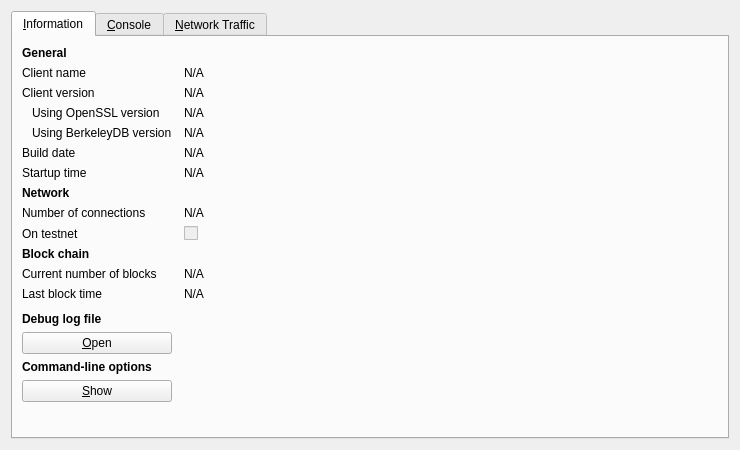
<?xml version="1.0" encoding="UTF-8"?>
<ui version="4.0">
 <class>RPCConsole</class>
 <widget class="QDialog" name="RPCConsole">
  <property name="geometry">
   <rect>
    <x>0</x>
    <y>0</y>
    <width>740</width>
    <height>450</height>
   </rect>
  </property>
  <property name="windowTitle">
   <string>Debug window</string>
  </property>
  <layout class="QVBoxLayout" name="verticalLayout_2">
   <item>
    <widget class="QTabWidget" name="tabWidget">
     <property name="currentIndex">
      <number>0</number>
     </property>
     <widget class="QWidget" name="tab_info">
      <attribute name="title">
       <string>&amp;Information</string>
      </attribute>
      <layout class="QGridLayout" name="gridLayout" columnstretch="0,1">
       <property name="horizontalSpacing">
        <number>12</number>
       </property>
       <item row="0" column="0">
        <widget class="QLabel" name="label_9">
         <property name="font">
          <font>
           <weight>75</weight>
           <bold>true</bold>
          </font>
         </property>
         <property name="text">
          <string>General</string>
         </property>
        </widget>
       </item>
       <item row="1" column="0">
        <widget class="QLabel" name="label_5">
         <property name="text">
          <string>Client name</string>
         </property>
        </widget>
       </item>
       <item row="1" column="1">
        <widget class="QLabel" name="clientName">
         <property name="cursor">
          <cursorShape>IBeamCursor</cursorShape>
         </property>
         <property name="text">
          <string>N/A</string>
         </property>
         <property name="textFormat">
          <enum>Qt::PlainText</enum>
         </property>
         <property name="textInteractionFlags">
          <set>Qt::LinksAccessibleByMouse|Qt::TextSelectableByKeyboard|Qt::TextSelectableByMouse</set>
         </property>
        </widget>
       </item>
       <item row="2" column="0">
        <widget class="QLabel" name="label_6">
         <property name="text">
          <string>Client version</string>
         </property>
        </widget>
       </item>
       <item row="2" column="1">
        <widget class="QLabel" name="clientVersion">
         <property name="cursor">
          <cursorShape>IBeamCursor</cursorShape>
         </property>
         <property name="text">
          <string>N/A</string>
         </property>
         <property name="textFormat">
          <enum>Qt::PlainText</enum>
         </property>
         <property name="textInteractionFlags">
          <set>Qt::LinksAccessibleByMouse|Qt::TextSelectableByKeyboard|Qt::TextSelectableByMouse</set>
         </property>
        </widget>
       </item>
       <item row="3" column="0">
        <widget class="QLabel" name="label_openSSLVersion">
         <property name="text">
          <string>Using OpenSSL version</string>
         </property>
         <property name="indent">
          <number>10</number>
         </property>
        </widget>
       </item>
       <item row="3" column="1">
        <widget class="QLabel" name="openSSLVersion">
         <property name="cursor">
          <cursorShape>IBeamCursor</cursorShape>
         </property>
         <property name="text">
          <string>N/A</string>
         </property>
         <property name="textFormat">
          <enum>Qt::PlainText</enum>
         </property>
         <property name="textInteractionFlags">
          <set>Qt::LinksAccessibleByMouse|Qt::TextSelectableByKeyboard|Qt::TextSelectableByMouse</set>
         </property>
        </widget>
       </item>
       <item row="4" column="0">
        <widget class="QLabel" name="label_berkeleyDBVersion">
         <property name="text">
          <string>Using BerkeleyDB version</string>
         </property>
         <property name="indent">
          <number>10</number>
         </property>
        </widget>
       </item>
       <item row="4" column="1">
        <widget class="QLabel" name="berkeleyDBVersion">
         <property name="cursor">
          <cursorShape>IBeamCursor</cursorShape>
         </property>
         <property name="text">
          <string>N/A</string>
         </property>
         <property name="textFormat">
          <enum>Qt::PlainText</enum>
         </property>
         <property name="textInteractionFlags">
          <set>Qt::LinksAccessibleByMouse|Qt::TextSelectableByKeyboard|Qt::TextSelectableByMouse</set>
         </property>
        </widget>
       </item>
       <item row="5" column="0">
        <widget class="QLabel" name="label_12">
         <property name="text">
          <string>Build date</string>
         </property>
        </widget>
       </item>
       <item row="5" column="1">
        <widget class="QLabel" name="buildDate">
         <property name="cursor">
          <cursorShape>IBeamCursor</cursorShape>
         </property>
         <property name="text">
          <string>N/A</string>
         </property>
         <property name="textFormat">
          <enum>Qt::PlainText</enum>
         </property>
         <property name="textInteractionFlags">
          <set>Qt::LinksAccessibleByMouse|Qt::TextSelectableByKeyboard|Qt::TextSelectableByMouse</set>
         </property>
        </widget>
       </item>
       <item row="6" column="0">
        <widget class="QLabel" name="label_13">
         <property name="text">
          <string>Startup time</string>
         </property>
        </widget>
       </item>
       <item row="6" column="1">
        <widget class="QLabel" name="startupTime">
         <property name="cursor">
          <cursorShape>IBeamCursor</cursorShape>
         </property>
         <property name="text">
          <string>N/A</string>
         </property>
         <property name="textFormat">
          <enum>Qt::PlainText</enum>
         </property>
         <property name="textInteractionFlags">
          <set>Qt::LinksAccessibleByMouse|Qt::TextSelectableByKeyboard|Qt::TextSelectableByMouse</set>
         </property>
        </widget>
       </item>
       <item row="7" column="0">
        <widget class="QLabel" name="label_11">
         <property name="font">
          <font>
           <weight>75</weight>
           <bold>true</bold>
          </font>
         </property>
         <property name="text">
          <string>Network</string>
         </property>
        </widget>
       </item>
       <item row="8" column="0">
        <widget class="QLabel" name="label_7">
         <property name="text">
          <string>Number of connections</string>
         </property>
        </widget>
       </item>
       <item row="8" column="1">
        <widget class="QLabel" name="numberOfConnections">
         <property name="cursor">
          <cursorShape>IBeamCursor</cursorShape>
         </property>
         <property name="text">
          <string>N/A</string>
         </property>
         <property name="textFormat">
          <enum>Qt::PlainText</enum>
         </property>
         <property name="textInteractionFlags">
          <set>Qt::LinksAccessibleByMouse|Qt::TextSelectableByKeyboard|Qt::TextSelectableByMouse</set>
         </property>
        </widget>
       </item>
       <item row="9" column="0">
        <widget class="QLabel" name="label_8">
         <property name="text">
          <string>On testnet</string>
         </property>
        </widget>
       </item>
       <item row="9" column="1">
        <widget class="QCheckBox" name="isTestNet">
         <property name="enabled">
          <bool>false</bool>
         </property>
         <property name="text">
          <string/>
         </property>
        </widget>
       </item>
       <item row="10" column="0">
        <widget class="QLabel" name="label_10">
         <property name="font">
          <font>
           <weight>75</weight>
           <bold>true</bold>
          </font>
         </property>
         <property name="text">
          <string>Block chain</string>
         </property>
        </widget>
       </item>
       <item row="11" column="0">
        <widget class="QLabel" name="label_3">
         <property name="text">
          <string>Current number of blocks</string>
         </property>
        </widget>
       </item>
       <item row="11" column="1">
        <widget class="QLabel" name="numberOfBlocks">
         <property name="cursor">
          <cursorShape>IBeamCursor</cursorShape>
         </property>
         <property name="text">
          <string>N/A</string>
         </property>
         <property name="textFormat">
          <enum>Qt::PlainText</enum>
         </property>
         <property name="textInteractionFlags">
          <set>Qt::LinksAccessibleByMouse|Qt::TextSelectableByKeyboard|Qt::TextSelectableByMouse</set>
         </property>
        </widget>
       </item>
       <item row="12" column="0">
        <widget class="QLabel" name="label_2">
         <property name="text">
          <string>Last block time</string>
         </property>
        </widget>
       </item>
       <item row="12" column="1">
        <widget class="QLabel" name="lastBlockTime">
         <property name="cursor">
          <cursorShape>IBeamCursor</cursorShape>
         </property>
         <property name="text">
          <string>N/A</string>
         </property>
         <property name="textFormat">
          <enum>Qt::PlainText</enum>
         </property>
         <property name="textInteractionFlags">
          <set>Qt::LinksAccessibleByMouse|Qt::TextSelectableByKeyboard|Qt::TextSelectableByMouse</set>
         </property>
        </widget>
       </item>
       <item row="13" column="0">
        <spacer name="verticalSpacer_2">
         <property name="orientation">
          <enum>Qt::Vertical</enum>
         </property>
         <property name="sizeHint" stdset="0">
          <size>
           <width>20</width>
           <height>20</height>
          </size>
         </property>
        </spacer>
       </item>
       <item row="14" column="0">
        <widget class="QLabel" name="labelDebugLogfile">
         <property name="font">
          <font>
           <weight>75</weight>
           <bold>true</bold>
          </font>
         </property>
         <property name="text">
          <string>Debug log file</string>
         </property>
        </widget>
       </item>
       <item row="15" column="0">
        <widget class="QPushButton" name="openDebugLogfileButton">
         <property name="toolTip">
          <string>Open the eMark debug log file from the current data directory. This can take a few seconds for large log files.</string>
         </property>
         <property name="text">
          <string>&amp;Open</string>
         </property>
         <property name="autoDefault">
          <bool>false</bool>
         </property>
        </widget>
       </item>
       <item row="16" column="0">
        <widget class="QLabel" name="labelCLOptions">
         <property name="font">
          <font>
           <weight>75</weight>
           <bold>true</bold>
          </font>
         </property>
         <property name="text">
          <string>Command-line options</string>
         </property>
        </widget>
       </item>
       <item row="17" column="0">
        <widget class="QPushButton" name="showCLOptionsButton">
         <property name="toolTip">
          <string>Show the eMark-Qt help message to get a list with possible command-line options.</string>
         </property>
         <property name="text">
          <string>&amp;Show</string>
         </property>
         <property name="autoDefault">
          <bool>false</bool>
         </property>
        </widget>
       </item>
       <item row="18" column="0">
        <spacer name="verticalSpacer">
         <property name="orientation">
          <enum>Qt::Vertical</enum>
         </property>
         <property name="sizeHint" stdset="0">
          <size>
           <width>20</width>
           <height>40</height>
          </size>
         </property>
        </spacer>
       </item>
      </layout>
     </widget>
     <widget class="QWidget" name="tab_console">
      <attribute name="title">
       <string>&amp;Console</string>
      </attribute>
      <layout class="QVBoxLayout" name="verticalLayout_3">
       <property name="spacing">
        <number>3</number>
       </property>
       <item>
        <widget class="QTextEdit" name="messagesWidget">
         <property name="minimumSize">
          <size>
           <width>0</width>
           <height>100</height>
          </size>
         </property>
         <property name="readOnly">
          <bool>true</bool>
         </property>
         <property name="tabKeyNavigation" stdset="0">
          <bool>false</bool>
         </property>
         <property name="columnCount" stdset="0">
          <number>2</number>
         </property>
        </widget>
       </item>
       <item>
        <layout class="QHBoxLayout" name="horizontalLayout">
         <property name="spacing">
          <number>3</number>
         </property>
         <item>
          <widget class="QLabel" name="label">
           <property name="text">
            <string notr="true">&gt;</string>
           </property>
          </widget>
         </item>
         <item>
          <widget class="QLineEdit" name="lineEdit"/>
         </item>
         <item>
          <widget class="QPushButton" name="clearButton">
           <property name="maximumSize">
            <size>
             <width>24</width>
             <height>24</height>
            </size>
           </property>
           <property name="toolTip">
            <string>Clear console</string>
           </property>
           <property name="text">
            <string/>
           </property>
           <property name="icon">
            <iconset resource="../bitcoin.qrc">
             <normaloff>:/icons/remove</normaloff>:/icons/remove</iconset>
           </property>
           <property name="shortcut">
            <string notr="true">Ctrl+L</string>
           </property>
           <property name="autoDefault">
            <bool>false</bool>
           </property>
          </widget>
         </item>
        </layout>
       </item>
      </layout>
     </widget>
     <widget class="QWidget" name="tab">
      <attribute name="title">
       <string>&amp;Network Traffic</string>
      </attribute>
      <layout class="QHBoxLayout" name="horizontalLayout_3">
       <item>
        <layout class="QVBoxLayout" name="verticalLayout_4">
         <item>
          <widget class="TrafficGraphWidget" name="trafficGraph" native="true">
           <property name="sizePolicy">
            <sizepolicy hsizetype="Expanding" vsizetype="Expanding">
             <horstretch>0</horstretch>
             <verstretch>0</verstretch>
            </sizepolicy>
           </property>
          </widget>
         </item>
         <item>
          <layout class="QHBoxLayout" name="horizontalLayout_2">
           <item>
            <widget class="QSlider" name="sldGraphRange">
             <property name="minimum">
              <number>1</number>
             </property>
             <property name="maximum">
              <number>288</number>
             </property>
             <property name="pageStep">
              <number>12</number>
             </property>
             <property name="value">
              <number>6</number>
             </property>
             <property name="orientation">
              <enum>Qt::Horizontal</enum>
             </property>
            </widget>
           </item>
           <item>
            <widget class="QLabel" name="lblGraphRange">
             <property name="minimumSize">
              <size>
               <width>100</width>
               <height>0</height>
              </size>
             </property>
             <property name="alignment">
              <set>Qt::AlignCenter</set>
             </property>
            </widget>
           </item>
           <item>
            <widget class="QPushButton" name="btnClearTrafficGraph">
             <property name="text">
              <string>&amp;Clear</string>
             </property>
            </widget>
           </item>
          </layout>
         </item>
        </layout>
       </item>
       <item>
        <layout class="QVBoxLayout" name="verticalLayout">
         <item>
          <widget class="QGroupBox" name="groupBox">
           <property name="title">
            <string>Totals</string>
           </property>
           <layout class="QVBoxLayout" name="verticalLayout_5">
            <item>
             <layout class="QHBoxLayout" name="horizontalLayout_4">
              <item>
               <widget class="Line" name="line">
                <property name="sizePolicy">
                 <sizepolicy hsizetype="Fixed" vsizetype="Fixed">
                  <horstretch>0</horstretch>
                  <verstretch>0</verstretch>
                 </sizepolicy>
                </property>
                <property name="minimumSize">
                 <size>
                  <width>10</width>
                  <height>0</height>
                 </size>
                </property>
                <property name="palette">
                 <palette>
                  <active>
                   <colorrole role="Light">
                    <brush brushstyle="SolidPattern">
                     <color alpha="255">
                      <red>0</red>
                      <green>255</green>
                      <blue>0</blue>
                     </color>
                    </brush>
                   </colorrole>
                  </active>
                  <inactive>
                   <colorrole role="Light">
                    <brush brushstyle="SolidPattern">
                     <color alpha="255">
                      <red>0</red>
                      <green>255</green>
                      <blue>0</blue>
                     </color>
                    </brush>
                   </colorrole>
                  </inactive>
                  <disabled>
                   <colorrole role="Light">
                    <brush brushstyle="SolidPattern">
                     <color alpha="255">
                      <red>0</red>
                      <green>255</green>
                      <blue>0</blue>
                     </color>
                    </brush>
                   </colorrole>
                  </disabled>
                 </palette>
                </property>
                <property name="orientation">
                 <enum>Qt::Horizontal</enum>
                </property>
               </widget>
              </item>
              <item>
               <widget class="QLabel" name="label_16">
                <property name="text">
                 <string>In:</string>
                </property>
               </widget>
              </item>
              <item>
               <widget class="QLabel" name="lblBytesIn">
                <property name="minimumSize">
                 <size>
                  <width>50</width>
                  <height>0</height>
                 </size>
                </property>
                <property name="alignment">
                 <set>Qt::AlignRight|Qt::AlignTrailing|Qt::AlignVCenter</set>
                </property>
               </widget>
              </item>
             </layout>
            </item>
            <item>
             <layout class="QHBoxLayout" name="horizontalLayout_5">
              <item>
               <widget class="Line" name="line_2">
                <property name="sizePolicy">
                 <sizepolicy hsizetype="Fixed" vsizetype="Fixed">
                  <horstretch>0</horstretch>
                  <verstretch>0</verstretch>
                 </sizepolicy>
                </property>
                <property name="minimumSize">
                 <size>
                  <width>10</width>
                  <height>0</height>
                 </size>
                </property>
                <property name="palette">
                 <palette>
                  <active>
                   <colorrole role="Light">
                    <brush brushstyle="SolidPattern">
                     <color alpha="255">
                      <red>255</red>
                      <green>0</green>
                      <blue>0</blue>
                     </color>
                    </brush>
                   </colorrole>
                  </active>
                  <inactive>
                   <colorrole role="Light">
                    <brush brushstyle="SolidPattern">
                     <color alpha="255">
                      <red>255</red>
                      <green>0</green>
                      <blue>0</blue>
                     </color>
                    </brush>
                   </colorrole>
                  </inactive>
                  <disabled>
                   <colorrole role="Light">
                    <brush brushstyle="SolidPattern">
                     <color alpha="255">
                      <red>255</red>
                      <green>0</green>
                      <blue>0</blue>
                     </color>
                    </brush>
                   </colorrole>
                  </disabled>
                 </palette>
                </property>
                <property name="orientation">
                 <enum>Qt::Horizontal</enum>
                </property>
               </widget>
              </item>
              <item>
               <widget class="QLabel" name="label_17">
                <property name="text">
                 <string>Out:</string>
                </property>
               </widget>
              </item>
              <item>
               <widget class="QLabel" name="lblBytesOut">
                <property name="minimumSize">
                 <size>
                  <width>50</width>
                  <height>0</height>
                 </size>
                </property>
                <property name="alignment">
                 <set>Qt::AlignRight|Qt::AlignTrailing|Qt::AlignVCenter</set>
                </property>
               </widget>
              </item>
             </layout>
            </item>
            <item>
             <spacer name="verticalSpacer_4">
              <property name="orientation">
               <enum>Qt::Vertical</enum>
              </property>
              <property name="sizeHint" stdset="0">
               <size>
                <width>20</width>
                <height>407</height>
               </size>
              </property>
             </spacer>
            </item>
           </layout>
          </widget>
         </item>
        </layout>
       </item>
      </layout>
     </widget>
    </widget>
   </item>
  </layout>
 </widget>
 <customwidgets>
  <customwidget>
   <class>TrafficGraphWidget</class>
   <extends>QWidget</extends>
   <header>trafficgraphwidget.h</header>
   <container>1</container>
   <slots>
    <slot>clear()</slot>
   </slots>
  </customwidget>
 </customwidgets>
 <resources>
  <include location="../bitcoin.qrc"/>
 </resources>
 <connections/>
</ui>
